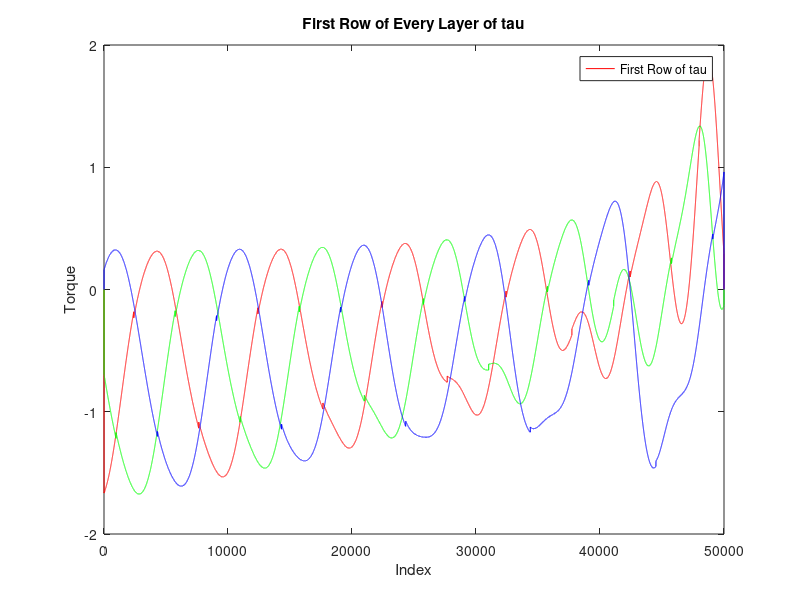

Source code (MATLAB):
%-----------------Define underlying parameters---------------------%
                %---Mass properties - Deducted from CAD model---%
m_1 = 22.80*10^-3;                             %---Mass of Active Link---%
m_2 = 150*10^-3;                               %---Mass of Simplified Passive Link---%
m_0 = 14*10^-3;                                %---Mass of End-Effector---%

                %---Theoretical Friction coefficients---%
f_v1 = 0.055;                            %---Viscous friction of Active Link 1---%
f_v2 = 0.045;                            %---Viscous friction of Active Link 2---%
f_v3 = 0.050;                            %---Viscous friction of Active Link 3---%

f_c1 = 0.025;                            %---Coulomb friction of Active Link 1---%
f_c2 = 0.024;                            %---Coulomb friction of Active Link 2---%
f_c3 = 0.021;                            %---Coulomb friction of Active Link 3---%

g    = 9.8;                              %---Gravitational acceleration---%

                %---Size properties - Deducted from CAD model---%
l_1c = 85*10^-3;                               %---COM of Active Link---%
l_1  = 176*10^-3;                              %---Length of Active Link (in other word: rf)---%
l_2  = 330*10^-3;                              %---Length of Passive Link (in other word: re)---%

f = 60*10^-3;
e = 45*10^-3;

alpha1 = deg2rad(-30);
alpha2 = deg2rad(90);
alpha3 = deg2rad(210);


I_1 = 256400.64*10^-9 + m_1*l_1^2;                         %---yy Inertia Moment of Active Link w.r.t the connecting joint---%

%----------------------------Load data-------------------------------%
angle1 = deg2rad(load("simulated_angle1.mat","angle1").("angle1"));
angle2 = deg2rad(load("simulated_angle2.mat","angle2").("angle2"));
angle3 = deg2rad(load("simulated_angle3.mat","angle3").("angle3"));

angle1_dot = deg2rad(load("simulated_angle1_dot.mat","angle1_dot").("angle1_dot"));
angle2_dot = deg2rad(load("simulated_angle2_dot.mat","angle2_dot").("angle2_dot"));
angle3_dot = deg2rad(load("simulated_angle3_dot.mat","angle3_dot").("angle3_dot"));

angle1_Ddot = deg2rad(load("simulated_angle1_Ddot.mat","angle1_Ddot").("angle1_Ddot"));
angle2_Ddot = deg2rad(load("simulated_angle2_Ddot.mat","angle2_Ddot").("angle2_Ddot"));
angle3_Ddot = deg2rad(load("simulated_angle3_Ddot.mat","angle3_Ddot").("angle3_Ddot"));

data_x = load("simulated_x.mat","data_x").("data_x");
data_y = load("simulated_y.mat","data_y").("data_y");
data_z = load("simulated_z.mat","data_z").("data_z");

data_x_Ddot = load("simulated_x_Ddot.mat","data_x_Ddot").("data_x_Ddot");
data_y_Ddot = load("simulated_y_Ddot.mat","data_y_Ddot").("data_y_Ddot");
data_z_Ddot = load("simulated_z_Ddot.mat","data_z_Ddot").("data_z_Ddot");

%------------------------------------------------------------------------------------%
                %------------Torque data Generation------------%
                                                                                   
tau = zeros(3, 1, 50000);
tau_first_row = zeros(1, 50000);
tau_second_row = zeros(1, 50000);
tau_third_row = zeros(1, 50000);


for i = 3:49998

    %------------Data aquisition-----------%
    %---Angular position, speed and acceleration---%
    angle_1 = angle1(2, i); 
    angle_2 = angle2(2, i);
    angle_3 = angle3(2, i); 
    angle   = [angle_1; angle_2; angle_3];

    angle_1_dot = angle1_dot(2, i);
    angle_2_dot = angle2_dot(2, i);
    angle_3_dot = angle3_dot(2, i);
    angle_dot   = [angle_1_dot; angle_2_dot; angle_3_dot];


    angle_1_Ddot = angle1_Ddot(2, i);
    angle_2_Ddot = angle2_Ddot(2, i);
    angle_3_Ddot = angle3_Ddot(2, i);
    angle_Ddot   = [angle_1_Ddot; angle_2_Ddot; angle_3_Ddot];

    %---End-effector XYZ coordinates and accelerations---%
    x = data_x(2, i)*10^-3;
    y = data_y(2, i)*10^-3;
    z = data_z(2, i)*10^-3;

    x_Ddot = data_x_Ddot(2, i)*10^-3;
    y_Ddot = data_y_Ddot(2, i)*10^-3;
    z_Ddot = data_z_Ddot(2, i)*10^-3;

    %---Define related matrices---%
    I = (2 * I_1 + m_2 * l_1 ^ 2)*eye(3);                                               %---Mass matrix---%
    G = [cos(angle_1); cos(angle_2); cos(angle_3)] * (m_1 * l_1c + m_2 * l_1) * g;      %---G(q) matrix---%
    K = [((x * cos(alpha1) + y * sin(alpha1) + f - e) * sin(angle_1) - z * cos(angle_1)), 0, 0;
         0, ((x * cos(alpha2) + y * sin(alpha2) + f - e) * sin(angle_2) - z * cos(angle_2)), 0;
         0, 0, ((x * cos(alpha3) + y * sin(alpha3) + f - e) * sin(angle_3) - z * cosd(angle_3))];   
                                                                                        %---K(q) matrix---%
    
    %---Define elements of A matrix---%                                                                                    
    a_11 = x + e * cos(alpha1) - f * cos(alpha1) - l_1 * cos(alpha1) * cos(angle_1);
    a_12 = x + e * cos(alpha2) - f * cos(alpha2) - l_1 * cos(alpha2) * cos(angle_2);
    a_13 = x + e * cos(alpha3) - f * cos(alpha3) - l_1 * cos(alpha3) * cos(angle_3);
    
    a_21 = y + e * sin(alpha1) - f * sin(alpha1) - l_1 * sin(alpha1) * cos(angle_1);
    a_22 = y + e * sin(alpha2) - f * sin(alpha2) - l_1 * sin(alpha2) * cos(angle_2);
    a_23 = y + e * sin(alpha3) - f * sin(alpha3) - l_1 * sin(alpha3) * cos(angle_3);
    
    a_31 = z - l_1 * cos(angle_1);
    a_32 = z - l_1 * cos(angle_2);
    a_33 = z - l_1 * cos(angle_3);
    
    A = [a_11 a_12 a_13; a_21 a_22 a_23; a_31 a_32 a_33];                               %---A matrix---%
    
    B = [(m_0 + 3 * m_2) * x_Ddot; (m_0 + 3 * m_2) * y_Ddot; (m_0 + 3 * m_2) * (z_Ddot - g)];
                                                                                        %---B matrix---%
    F_v = [f_v1 0 0; 0 f_v2 0; 0 0 f_v3];                                               %---Viscous friction matrix---%
    F_c = [f_c1 0 0; 0 f_c2 0; 0 0 f_c3];                                               %---Coulomb friction matrix---%

    tau(:, :, i) = I * angle_Ddot + G - K * inv(A) * B + F_v * angle_dot + F_c * sign(angle_dot);
    tau_first_row(i) = tau(1, 1, i);
    tau_second_row(i) = tau(2, 1, i);
    tau_third_row(i) = tau(3, 1, i);
end

figure;
plot(1:50000, tau_first_row, 'r');
hold on;
plot(1:50000, tau_second_row, 'g');
plot(1:50000, tau_third_row, 'b');
title('First Row of Every Layer of tau');
xlabel('Index');
ylabel('Torque');
legend('First Row of tau');

save("tau_1.mat", "tau_first_row", "tau_second_row", "tau_third_row")